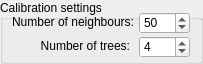
           <widget class="QGroupBox" name="groupBox">
            <property name="geometry">
             <rect>
              <x>26</x>
              <y>72</y>
              <width>203</width>
              <height>64</height>
             </rect>
            </property>
            <property name="title">
             <string>Calibration settings</string>
            </property>
            <widget class="QSpinBox" name="sbKNNnumNeighbours">
             <property name="geometry">
              <rect>
               <x>139</x>
               <y>12</y>
               <width>51</width>
               <height>22</height>
              </rect>
             </property>
             <property name="minimum">
              <number>1</number>
             </property>
             <property name="maximum">
              <number>1000000</number>
             </property>
             <property name="value">
              <number>50</number>
             </property>
            </widget>
            <widget class="QLabel" name="label_146">
             <property name="geometry">
              <rect>
               <x>4</x>
               <y>12</y>
               <width>130</width>
               <height>20</height>
              </rect>
             </property>
             <property name="text">
              <string>Number of neighbours:</string>
             </property>
             <property name="alignment">
              <set>Qt::AlignRight|Qt::AlignTrailing|Qt::AlignVCenter</set>
             </property>
            </widget>
            <widget class="QLabel" name="label_147">
             <property name="geometry">
              <rect>
               <x>19</x>
               <y>36</y>
               <width>111</width>
               <height>20</height>
              </rect>
             </property>
             <property name="text">
              <string>Number of trees:</string>
             </property>
             <property name="alignment">
              <set>Qt::AlignRight|Qt::AlignTrailing|Qt::AlignVCenter</set>
             </property>
            </widget>
            <widget class="QSpinBox" name="sbKNNnumTrees">
             <property name="geometry">
              <rect>
               <x>139</x>
               <y>36</y>
               <width>51</width>
               <height>22</height>
              </rect>
             </property>
             <property name="minimum">
              <number>1</number>
             </property>
             <property name="maximum">
              <number>16</number>
             </property>
             <property name="value">
              <number>4</number>
             </property>
            </widget>
           </widget>
